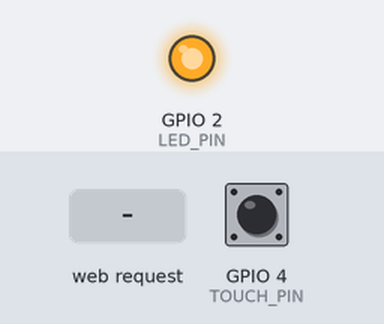
A sketch run on a simulated ESP32. Parts: output pins drawn as LEDs (lit = HIGH). Dashed ring = blinking. The inputs (shaded band) are chosen by the test bench; at power-on: GPIO 4 (TOUCH_PIN) HIGH. WiFi joins after 1.5 s; servers stay silent unless stated; what the sketch prints to the serial monitor is not drawn.

Above: at 2.1 s.
At 7.7 s:
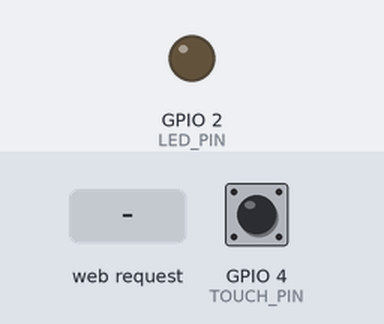
7.8 s: HTTP request GET /control?action=arm received
At 9.94 s:
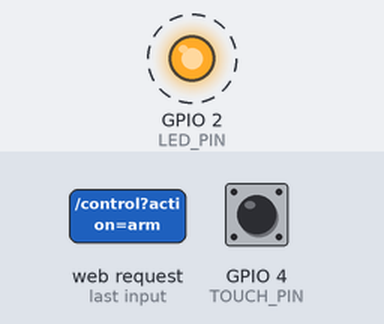
10.8 s: HTTP request GET / received
13.8 s: HTTP request GET /control received
Timing chart, 0 to 22.8 s (numbered marks = the images above; inputs shaded):
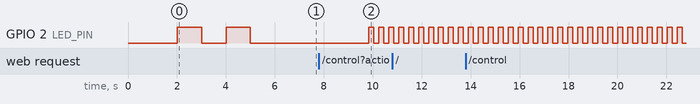

Measured:
- after the input at 7.8 s, GPIO 2 (LED_PIN): alternates HIGH for 0.20 s and LOW for 0.20 s, starting after 2.0 s

The sketch:

ex08.ino
```cpp
#include <WiFi.h>
#include <WebServer.h>

// WiFi配置
const char* ssid = "Q";
const char* password = "scc170226";

// 引脚定义
const int LED_PIN = 2;           // LED指示灯（GPIO2）
const int TOUCH_PIN = 4;         // 触摸传感器引脚（GPIO4，TOUCH0）

// 系统状态变量
enum SystemState {
  DISARMED,      // 撤防状态
  ARMED,         // 布防状态
  ALARM          // 报警状态
};
SystemState systemState = DISARMED;

// 触摸相关变量
bool touchDetected = false;
unsigned long touchStartTime = 0;
const unsigned long TOUCH_THRESHOLD = 2000;  // 触摸持续2秒触发报警
const int TOUCH_THRESHOLD_VALUE = 500;        // 触摸阈值（值越小越敏感）

// 报警相关变量
bool isAlarmActive = false;
unsigned long lastBlinkTime = 0;
const unsigned long BLINK_INTERVAL = 200;    // 报警闪烁间隔（毫秒）

WebServer server(80);

// 调试信息
void printSystemStatus() {
  Serial.print("当前系统状态: ");
  switch(systemState) {
    case DISARMED: Serial.println("撤防"); break;
    case ARMED: Serial.println("布防"); break;
    case ALARM: Serial.println("报警"); break;
  }
  Serial.print("触摸值: ");
  Serial.println(touchRead(TOUCH_PIN));
  Serial.print("LED状态: ");
  Serial.println(digitalRead(LED_PIN) ? "亮" : "灭");
  Serial.println("----------------------");
}

// 生成网页
String makePage() {
  String stateText = "";
  String statusColor = "";
  String statusDescription = "";
  int touchValue = touchRead(TOUCH_PIN);
  bool isTouching = touchValue < TOUCH_THRESHOLD_VALUE;

  // 根据系统状态设置显示内容
  switch(systemState) {
    case DISARMED:
      stateText = "系统已撤防";
      statusColor = "#4CAF50";  // 绿色
      statusDescription = "系统处于撤防状态，触摸传感器不工作。";
      break;
    case ARMED:
      stateText = "系统已布防";
      statusColor = "#FF9800";  // 橙色
      statusDescription = "系统处于布防状态，检测到触摸将触发报警。";
      break;
    case ALARM:
      stateText = "⚠️ 报警中！";
      statusColor = "#F44336";  // 红色
      statusDescription = "检测到入侵！LED闪烁报警，请立即撤防。";
      break;
  }

  // 直接使用字符串拼接，避免复杂结构
  String html = "<!DOCTYPE html>";
  html += "<html>";
  html += "<head>";
  html += "<meta charset='UTF-8'>";
  html += "<meta name='viewport' content='width=device-width, initial-scale=1.0'>";
  html += "<title>ESP32安防系统</title>";
  html += "<style>";
  html += "body { font-family: Arial; text-align: center; margin: 20px; }";
  html += ".container { max-width: 500px; margin: 0 auto; padding: 20px; border: 1px solid #ddd; border-radius: 10px; }";
  html += ".status { padding: 20px; border-radius: 5px; margin: 20px 0; color: white; font-weight: bold; }";
  html += ".buttons { margin: 20px 0; }";
  html += ".btn { padding: 10px 20px; margin: 5px; border: none; border-radius: 5px; font-size: 16px; cursor: pointer; }";
  html += "#armBtn { background: #4CAF50; color: white; }";
  html += "#armBtn:hover { background: #45a049; }";
  html += "#armBtn:disabled { background: #ccc; cursor: not-allowed; }";
  html += "#disarmBtn { background: #f44336; color: white; }";
  html += "#disarmBtn:hover { background: #d32f2f; }";
  html += "#disarmBtn:disabled { background: #ccc; cursor: not-allowed; }";
  html += ".info { text-align: left; margin: 20px 0; padding: 10px; background: #f9f9f9; border-radius: 5px; }";
  html += "</style>";
  html += "</head>";
  html += "<body>";
  html += "<div class='container'>";
  html += "<h1>ESP32安防系统</h1>";

  // 状态显示
  html += "<div class='status' id='statusBox' style='background:" + statusColor + "'>";
  html += stateText;
  html += "<div style='font-size: 14px;'>" + statusDescription + "</div>";
  html += "</div>";

  // 控制按钮
  html += "<div class='buttons'>";
  if (systemState == DISARMED) {
    html += "<button id='armBtn' class='btn' onclick=\"window.location.href='/control?action=arm'\">布防</button>";
    html += "<button id='disarmBtn' class='btn' disabled>撤防</button>";
  } else if (systemState == ARMED || systemState == ALARM) {
    html += "<button id='armBtn' class='btn' disabled>布防</button>";
    html += "<button id='disarmBtn' class='btn' onclick=\"window.location.href='/control?action=disarm'\">撤防</button>";
  }
  html += "</div>";

  // 系统信息
  html += "<div class='info'>";
  html += "<p>触摸传感器值: " + String(touchValue) + "</p>";
  html += "<p>系统状态: " + stateText + "</p>";
  html += "<p>LED状态: " + String(digitalRead(LED_PIN) ? "亮" : "灭") + "</p>";
  html += "<p>IP地址: " + WiFi.localIP().toString() + "</p>";
  html += "</div>";

  // 添加自动刷新
  html += "<div style='margin-top: 20px; color: #666; font-size: 12px;'>";
  html += "页面每5秒自动刷新 | <a href='/' style='color: #2196F3;'>手动刷新</a>";
  html += "</div>";

  // 添加自动刷新meta标签
  html += "<meta http-equiv='refresh' content='5;url=/' />";

  html += "</div>";  // 结束container
  html += "</body>";
  html += "</html>";

  return html;
}

// 网页根路由
void handleRoot() {
  Serial.println("[HTTP] 收到主页请求");
  server.send(200, "text/html; charset=UTF-8", makePage());
}

// 控制系统状态
void handleControl() {
  Serial.println("\n[HTTP] 收到控制请求");
  Serial.print("请求URI: ");
  Serial.println(server.uri());
  Serial.print("参数数量: ");
  Serial.println(server.args());

  for (int i = 0; i < server.args(); i++) {
    Serial.print("参数 ");
    Serial.print(i);
    Serial.print(": ");
    Serial.print(server.argName(i));
    Serial.print(" = ");
    Serial.println(server.arg(i));
  }

  if (server.hasArg("action")) {
    String action = server.arg("action");
    Serial.print("控制命令: ");
    Serial.println(action);

    if (action == "arm") {
      if (systemState == DISARMED) {
        systemState = ARMED;
        touchDetected = false;
        isAlarmActive = false;
        digitalWrite(LED_PIN, LOW);
        Serial.println("[SYSTEM] 系统已布防");
        server.sendHeader("Location", "/");
        server.send(303);  // 303 See Other - 重定向到主页
      } else {
        Serial.println("[SYSTEM] 系统已布防或报警");
        server.send(200, "text/plain", "系统已布防或报警");
      }
    }
    else if (action == "disarm") {
      systemState = DISARMED;
      isAlarmActive = false;
      touchDetected = false;
      digitalWrite(LED_PIN, LOW);
      Serial.println("[SYSTEM] 系统已撤防");
      server.sendHeader("Location", "/");
      server.send(303);  // 303 See Other - 重定向到主页
    } else {
      Serial.print("[ERROR] 未知命令: ");
      Serial.println(action);
      server.send(400, "text/plain", "无效命令: " + action);
    }
  } else {
    Serial.println("[ERROR] 缺少action参数");
    server.send(400, "text/plain", "缺少参数");
  }

  printSystemStatus();
}

// 获取触摸状态
void handleTouchStatus() {
  int touchValue = touchRead(TOUCH_PIN);
  Serial.print("[TOUCH] 触摸值: ");
  Serial.println(touchValue);
  server.send(200, "text/plain", String(touchValue));
}

// 处理触摸检测
void handleTouch() {
  int touchValue = touchRead(TOUCH_PIN);

  if (systemState == ARMED) {
    if (touchValue < TOUCH_THRESHOLD_VALUE) {  // 检测到触摸
      if (!touchDetected) {
        touchDetected = true;
        touchStartTime = millis();
        Serial.println("[TOUCH] 触摸检测开始");
      } else {
        // 检查触摸持续时间
        unsigned long touchDuration = millis() - touchStartTime;
        if (touchDuration > TOUCH_THRESHOLD) {
          if (!isAlarmActive) {
            triggerAlarm();
          }
        }
        // 显示触摸倒计时
        if (touchDuration % 1000 < 50) {  // 每秒打印一次
          Serial.print("[TOUCH] 触摸持续: ");
          Serial.print(touchDuration / 1000);
          Serial.print("秒 (阈值: ");
          Serial.print(TOUCH_THRESHOLD / 1000);
          Serial.println("秒)");
        }
      }
    } else {
      if (touchDetected) {
        touchDetected = false;
        Serial.println("[TOUCH] 触摸结束");
      }
    }
  }
}

// 触发报警
void triggerAlarm() {
  systemState = ALARM;
  isAlarmActive = true;
  touchDetected = false;
  Serial.println("[ALARM] 🚨 报警触发！");
  Serial.println("[ALARM] LED开始高频闪烁");
  Serial.println("[ALARM] 请登录网页点击撤防解除报警");
  printSystemStatus();
}

// 控制报警LED
void handleAlarmLED() {
  if (isAlarmActive) {
    unsigned long currentTime = millis();
    if (currentTime - lastBlinkTime >= BLINK_INTERVAL) {
      digitalWrite(LED_PIN, !digitalRead(LED_PIN));  // 切换LED状态
      lastBlinkTime = currentTime;
    }
  } else if (systemState == DISARMED) {
    // 撤防状态下确保LED熄灭
    digitalWrite(LED_PIN, LOW);
  }
}

void setup() {
  Serial.begin(115200);
  delay(2000);  // 等待串口初始化

  Serial.println("\n🔧 ESP32安防系统");
  Serial.println("================================");
  Serial.println("WiFi: " + String(ssid));
  Serial.println("密码: " + String(password));
  Serial.println("================================");

  // 初始化引脚
  pinMode(LED_PIN, OUTPUT);
  digitalWrite(LED_PIN, HIGH);
  delay(1000);
  digitalWrite(LED_PIN, LOW);
  delay(1000);
  digitalWrite(LED_PIN, HIGH);
  delay(1000);
  digitalWrite(LED_PIN, LOW);
  Serial.println("✅ LED引脚初始化完成");

  // 测试触摸传感器
  int touchValue = touchRead(TOUCH_PIN);
  Serial.print("📊 触摸传感器初始值: ");
  Serial.println(touchValue);
  Serial.println("正常范围: 0-100，值越小表示触摸越强");
  Serial.print("触摸阈值: ");
  Serial.println(TOUCH_THRESHOLD_VALUE);

  // 连接WiFi
  WiFi.begin(ssid, password);
  Serial.print("📡 正在连接WiFi: ");
  Serial.println(ssid);

  int attempts = 0;
  while (WiFi.status() != WL_CONNECTED && attempts < 30) {
    delay(500);
    Serial.print(".");
    attempts++;
    if (attempts % 20 == 0) Serial.println();
  }
  Serial.println();

  if (WiFi.status() == WL_CONNECTED) {
    Serial.println("✅ WiFi连接成功!");
    Serial.print("🌐 IP地址: ");
    Serial.println(WiFi.localIP());
    Serial.print("📶 信号强度: ");
    Serial.print(WiFi.RSSI());
    Serial.println(" dBm");
  } else {
    Serial.println("❌ WiFi连接失败!");
    Serial.println("可能原因:");
    Serial.println("1. WiFi名称或密码错误");
    Serial.println("2. ESP32不在WiFi信号范围内");
    Serial.println("3. 路由器限制连接");
    Serial.println("正在尝试继续启动...");
  }

  // 设置服务器路由
  Serial.println("\n🌍 设置Web服务器路由...");
  server.on("/", handleRoot);
  server.on("/control", handleControl);
  server.on("/touchStatus", handleTouchStatus);

  // 测试路由
  server.on("/test", []() {
    Serial.println("[TEST] 测试路由被调用");
    server.send(200, "text/plain", "Test OK - " + String(millis()));
  });

  server.onNotFound([]() {
    Serial.print("[404] 页面不存在: ");
    Serial.println(server.uri());
    server.send(404, "text/plain", "404: Not Found - " + server.uri());
  });

  server.begin();
  Serial.println("✅ HTTP服务器已启动");
  Serial.println("\n📱 访问地址: http://" + WiFi.localIP().toString());
  Serial.println("📱 测试地址: http://" + WiFi.localIP().toString() + "/test");
  Serial.println("================================");
  Serial.println("🔧 系统已就绪");
  Serial.println("初始状态: 撤防");
  Serial.println("================================");
}

void loop() {
  server.handleClient();

  // 处理触摸检测
  handleTouch();

  // 处理报警LED
  handleAlarmLED();

  delay(10);
}
```
